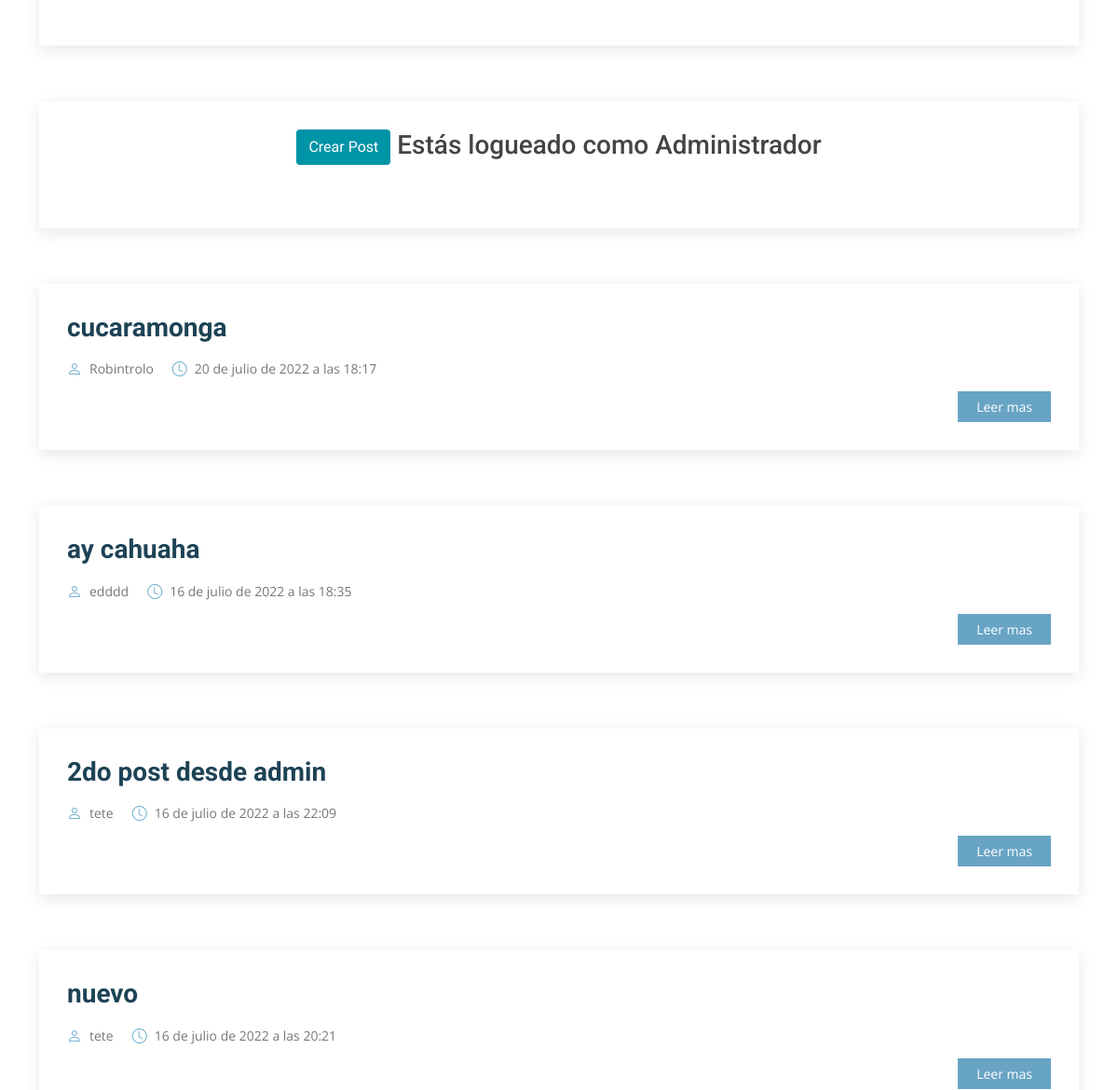
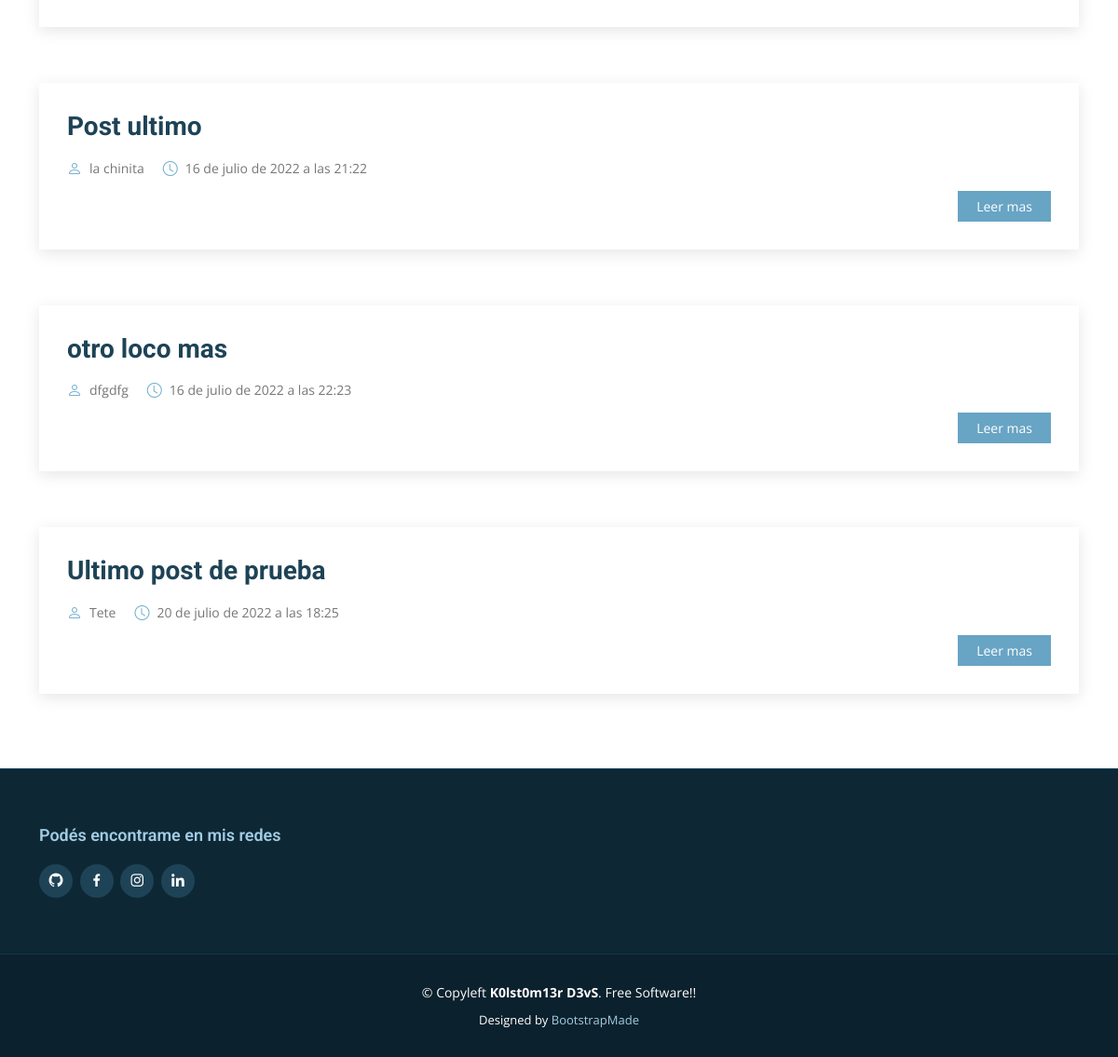
The app's page /blog (signed in, lower part), older data (2 pictures, top to bottom).
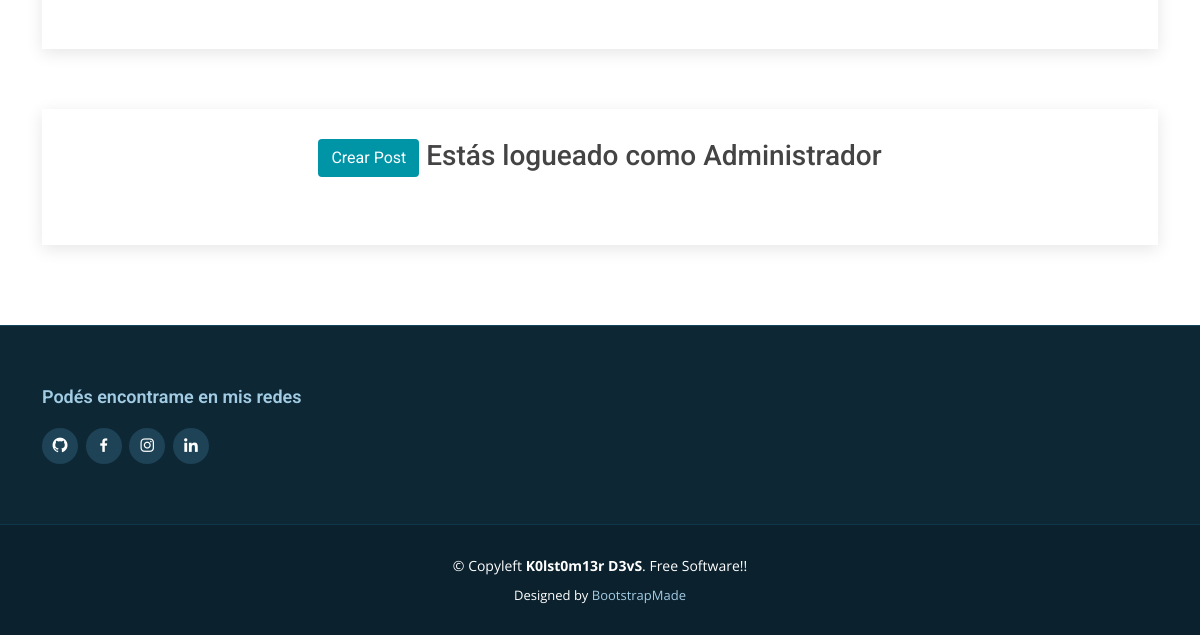
The same page, newer data.
### DjangoApp/models.py (models this page shows, shortened)
class Post(models.Model):
    titulo = models.CharField(max_length=40)
    imagen = models.ImageField(upload_to="blog/", null=True)
    post = models.TextField()
    autor = models.CharField(max_length=40)
    fecha = models.DateTimeField(auto_now_add=True)

### DjangoApp/views.py (the view)
# urls.py: path('blog',views.blog, name="blog"),
def blog(request):
    post = Post.objects.all()
    ctx = {"post": post}
    return render(request, 'DjangoApp/blog.html', ctx)

### DjangoApp/templates/DjangoApp/blog.html (shortened to what this page needs)
{% extends "DjangoApp/base.html" %}
{% load static %}
{% block contenido %}
    <section id="blog" class="blog">
      <div class="container" data-aos="fade-up">
        <div class="entry">
        </div>
             {% if user.is_authenticated %}
                {% if user.username == "admin" %}
              <div class="entry">
                <div class="row">
                  <div class="section-title">
                     <h3> <a href="{% url 'crearPost' %}"><button  class="btn" type="button" style="background-color: #0094a7; color: white">Crear Post</button></a> Estás logueado como Administrador</h3>
                  </div>
               </div>
            </div>
              {% endif %}
            {% endif %}
             {% for ent in  post %}
            <article class="entry">
              <h2 class="entry-title">
                <a href="{% url 'blogSingle' ent.id %}">{{ent.titulo}}</a>
              </h2>
             <div class="entry-meta">
                <ul>
                  <li class="d-flex align-items-center"><i class="bi bi-person"></i> <a href="#">{{ent.autor}}</a></li>
                  <li class="d-flex align-items-center"><i class="bi bi-clock"></i> <a href="#"><time datetime="2020-01-01">{{ent.fecha}}</time></a></li>
                </ul>
              </div>
              <div class="entry-content">
                <div class="read-more">
                  <a href="{% url 'blogSingle' ent.id %}">Leer mas</a>
                </div>
              </div>
            </article>
            {% endfor %}
      </div>
    </section>
{% endblock %}

Row changes from the older to the newer data that the page shows:
removed Post: titulo "cucaramonga", autor "Robintrolo", fecha "20 de julio de 2022 a las 18:17"
removed Post: titulo "ay cahuaha", autor "edddd", fecha "16 de julio de 2022 a las 18:35"
removed Post: titulo "2do post desde admin", autor "tete", fecha "16 de julio de 2022 a las 22:09"
removed Post: titulo "nuevo", autor "tete", fecha "16 de julio de 2022 a las 20:21"
removed Post: titulo "Post ultimo", autor "la chinita", fecha "16 de julio de 2022 a las 21:22"
removed Post: titulo "otro loco mas", autor "dfgdfg", fecha "16 de julio de 2022 a las 22:23"
removed Post: titulo "Ultimo post de prueba", autor "Tete", fecha "20 de julio de 2022 a las 18:25"
